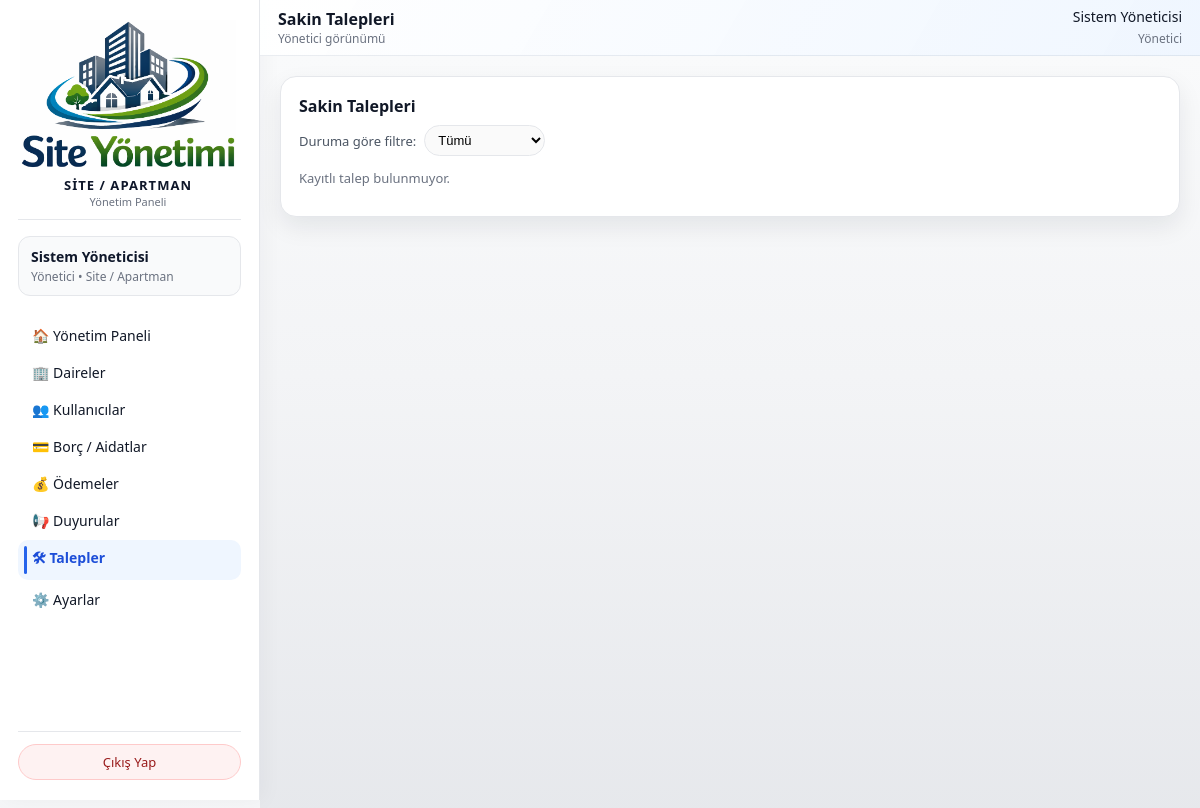
The page /admin/tickets (signed in) on the database as committed earlier.
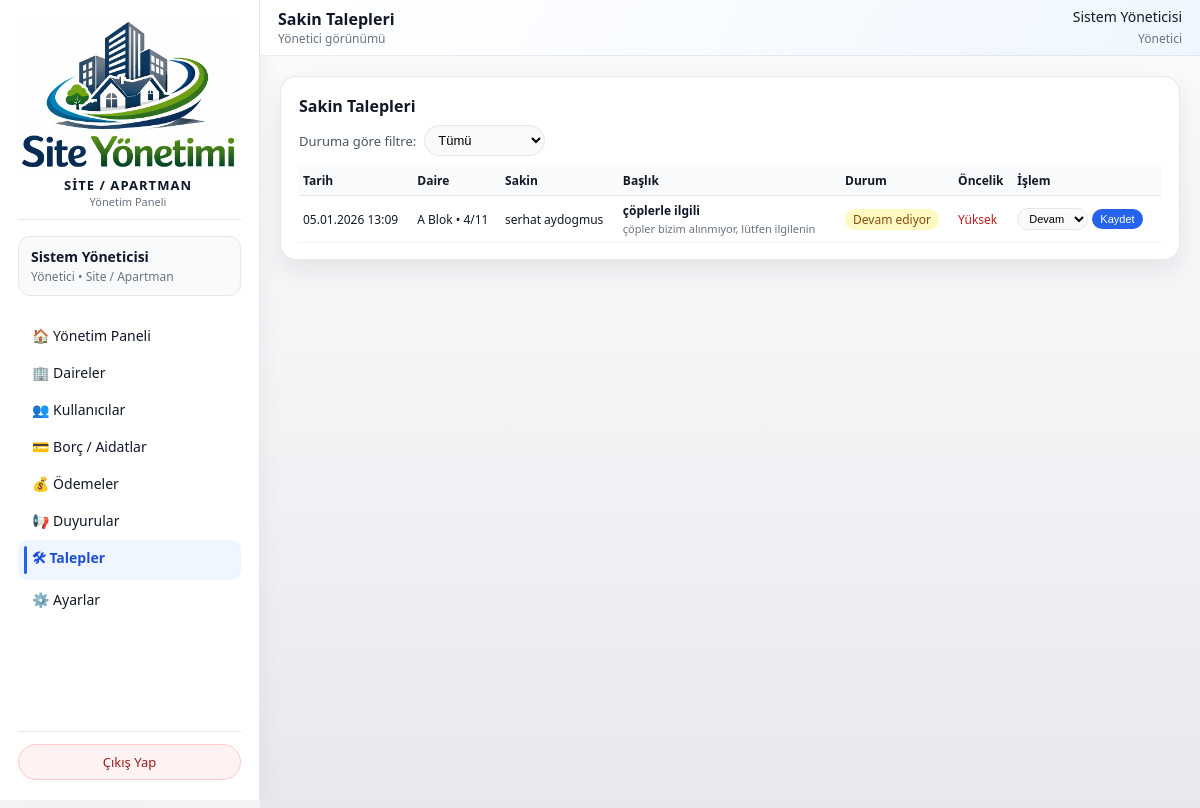
The same page on the database as committed later.
### models/user_model.py (models this page shows, shortened)
class User(db.Model):
    __tablename__ = "users"
    id = db.Column(db.Integer, primary_key=True)
    name = db.Column(db.String(120), nullable=False)
    email = db.Column(db.String(120), unique=True, nullable=False, index=True)
    phone = db.Column(db.String(32), nullable=True)
    password_hash = db.Column(db.String(255), nullable=False)
    role = db.Column(db.String(20), nullable=False, default="resident")
    apartment_id = db.Column(
        db.Integer,
        db.ForeignKey("apartments.id"),
        nullable=True,
    )
    is_active = db.Column(db.Boolean, default=True, nullable=False)

### models/ticket_model.py (models this page shows, shortened)
class Ticket(db.Model):
    __tablename__ = "tickets"
    id = db.Column(db.Integer, primary_key=True)
    apartment_id = db.Column(db.Integer, db.ForeignKey("apartments.id"), nullable=False)
    user_id = db.Column(db.Integer, db.ForeignKey("users.id"), nullable=False)
    title = db.Column(db.String(200), nullable=False)
    description = db.Column(db.Text, nullable=False)
    status = db.Column(db.String(20), nullable=False, default="open")
    priority = db.Column(db.String(20), nullable=False, default="normal")
    created_at = db.Column(db.DateTime, default=datetime.utcnow)
    updated_at = db.Column(
        db.DateTime, default=datetime.utcnow, onupdate=datetime.utcnow
    )
    closed_at = db.Column(db.DateTime, nullable=True)
    user = db.relationship("User", backref="tickets", lazy=True)

### models/apartment_model.py (models this page shows, shortened)
class Apartment(db.Model):
    __tablename__ = "apartments"
    id = db.Column(db.Integer, primary_key=True)
    block = db.Column(db.String(50), nullable=False)
    floor = db.Column(db.String(20), nullable=False)
    number = db.Column(db.String(20), nullable=False)
    area_m2 = db.Column(db.Float, nullable=True)
    owner_name = db.Column(db.String(120))
    owner_phone = db.Column(db.String(32))
    notes = db.Column(db.Text)
    users = db.relationship("User", backref="apartment", lazy="dynamic")
    bills = db.relationship("Bill", backref="apartment", lazy="dynamic")
    payments = db.relationship("Payment", backref="apartment", lazy="dynamic")
    tickets = db.relationship("Ticket", backref="apartment", lazy="dynamic")

### routes/admin_routes.py (the view)
@admin_bp.route("/tickets", methods=["GET"])
@admin_required
def manage_tickets():
    status_filter = (request.args.get("status") or "all").strip()
    tickets = []
    try:
        q = (
            db.session.query(Ticket, Apartment, User)
            .outerjoin(Apartment, Ticket.apartment_id == Apartment.id)
            .outerjoin(User, Ticket.user_id == User.id)
        )
        if status_filter in ("open", "in_progress", "closed"):
            q = q.filter(Ticket.status == status_filter)
        tickets = q.order_by(Ticket.created_at.desc()).all()
    except SQLAlchemyError as exc:
        current_app.logger.exception("Talep listesi alınamadı: %s", exc)
        flash("Talep listesi alınırken bir hata oluştu.", "error")
    return render_template(
        "admin/talepler.html",
        tickets=tickets,
        status_filter=status_filter,
    )

### routes/admin_routes.py (called while the page is built)
def admin_required(view_func):
    @wraps(view_func)
    def wrapped_view(*args, **kwargs):
        user_id = session.get("user_id")
        role = session.get("user_role")
        if not user_id:
            flash("Devam etmek için lütfen giriş yapın.", "info")
            return redirect(url_for("auth.login"))
        if role != "admin":
            flash("Bu alana sadece yönetici kullanıcılar erişebilir.", "error")
            return redirect(url_for("index"))
        return view_func(*args, **kwargs)
    return wrapped_view

def get_site_display_name() -> str:
    default_name = "Site / Apartman"
    try:
        settings = SystemSetting.get_singleton()
        if settings and getattr(settings, "site_name", None):
            name = (settings.site_name or "").strip()
            if name:
                return name
    except SQLAlchemyError as exc:
        current_app.logger.exception("Site adı okunamadı: %s", exc)
    return default_name

@admin_bp.app_context_processor
def inject_site_name():
    name = session.get("site_name")
    if not name:
        name = get_site_display_name()  # DB'den oku (SystemSetting)
        session["site_name"] = name
    return {"current_site_name": name}

### templates/admin/talepler.html (shortened to what this page needs)
{% extends "base.html" %}
{% block topbar_title %}Sakin Talepleri{% endblock %}
{% block content %}
<div class="card">
  <h2 style="font-size:16px; margin-bottom:8px;">Sakin Talepleri</h2>
  <form method="get" style="margin-bottom:10px; display:flex; flex-wrap:wrap; gap:8px; align-items:center;">
    <label for="status" style="font-size:13px; color:#4b5563;">Duruma göre filtre:</label>
    <select
      id="status"
      name="status"
      onchange="this.form.submit()"
      style="padding:6px 9px; border-radius:999px; border:1px solid #e5e7eb; font-size:13px;">
      <option value="all" {% if status_filter == 'all' %}selected{% endif %}>Tümü</option>
    </select>
  </form>
  {% if tickets %}
    <div style="width:100%; overflow-x:auto;">
      <table style="width:100%; border-collapse:collapse; font-size:12px;">
        <thead>
          <tr style="background:#f9fafb; border-bottom:1px solid #e5e7eb;">
            <th style="text-align:left; padding:6px 4px;">Tarih</th>
            <th style="text-align:left; padding:6px 4px;">Daire</th>
            <th style="text-align:left; padding:6px 4px;">Sakin</th>
            <th style="text-align:left; padding:6px 4px;">Başlık</th>
            <th style="text-align:left; padding:6px 4px;">Durum</th>
            <th style="text-align:left; padding:6px 4px;">Öncelik</th>
            <th style="text-align:left; padding:6px 4px;">İşlem</th>
          </tr>
        </thead>
        <tbody>
          {% for t, apt, u in tickets %}
            <tr style="border-bottom:1px solid #f3f4f6;">
              <td style="padding:6px 4px; white-space:nowrap;">
                {% if t.created_at %}
                  {{ t.created_at.strftime('%d.%m.%Y %H:%M') }}
                {% else %}
                  -
                {% endif %}
              </td>
              <td style="padding:6px 4px; white-space:nowrap;">
                {% if apt %}
                  {{ apt.block }} Blok • {{ apt.floor }}/{{ apt.number }}
                {% else %}
                  <span style="color:#9ca3af;">Belirtilmemiş</span>
                {% endif %}
              </td>
              <td style="padding:6px 4px; white-space:nowrap;">
                {% if u %}
                  {{ u.name }}
                {% else %}
                  <span style="color:#9ca3af;">-</span>
                {% endif %}
              </td>
              <td style="padding:6px 4px; max-width:260px;">
                <div style="font-weight:600; margin-bottom:2px;">
                  {{ t.title }}
                </div>
                <div style="font-size:11px; color:#6b7280; max-width:260px; white-space:nowrap; overflow:hidden; text-overflow:ellipsis;">
                  {{ t.description }}
                </div>
              </td>
              <td style="padding:6px 4px; white-space:nowrap;">
                {% if t.status == 'closed' %}
                  <span style="padding:2px 8px; border-radius:999px; background:#dcfce7; color:#15803d;">Kapalı</span>
                {% elif t.status == 'in_progress' %}
                  <span style="padding:2px 8px; border-radius:999px; background:#fef9c3; color:#854d0e;">Devam ediyor</span>
                {% else %}
                  <span style="padding:2px 8px; border-radius:999px; background:#fee2e2; color:#b91c1c;">Açık</span>
                {% endif %}
              </td>
              <td style="padding:6px 4px; white-space:nowrap;">
                {% if t.priority == 'high' %}
                  <span style="color:#b91c1c;">Yüksek</span>
                {% elif t.priority == 'low' %}
                  <span style="color:#15803d;">Düşük</span>
                {% else %}
                  Normal
                {% endif %}
              </td>
              <td style="padding:6px 4px; white-space:nowrap;">
                <form method="post"
                      action="{{ url_for('admin.update_ticket_status', ticket_id=t.id, status=status_filter) }}"
                      style="display:inline-flex; gap:4px; align-items:center;">
                  <select name="status"
                          style="padding:3px 7px; border-radius:999px; border:1px solid #e5e7eb; font-size:11px;">
                    <option value="in_progress" {% if t.status == 'in_progress' %}selected{% endif %}>Devam</option>
                  </select>
                  <button type="submit"
                          style="padding:4px 8px; border-radius:999px; border:none; background:#2563eb; color:white; font-size:11px; cursor:pointer;">
                    Kaydet
                  </button>
                </form>
              </td>
            </tr>
          {% endfor %}
        </tbody>
      </table>
    </div>
  {% else %}
    <p style="font-size:13px; color:#6b7280;">
      Kayıtlı talep bulunmuyor.
    </p>
  {% endif %}
</div>
{% endblock %}

### templates/base.html (shortened to what this page needs)
<!doctype html>
<html lang="tr">
<head>
  <link rel="stylesheet" href="{{ url_for('static', filename='css/app.css') }}">
</head>
<body class="{% block body_class %}{% endblock %}">
<div class="layout">
  <aside class="sidebar" id="sidebar">
{% set site_name = current_site_name if current_site_name is defined and current_site_name else 'QR Site Yönetim' %}
<div class="sidebar__header">
  <div class="sidebar__logo-wrapper">
    <img
      src="{{ url_for('static', filename='logo1.png') }}"
      alt="Logo"
      class="sidebar__logo-img"
      style="width:220px; height:150px; object-fit:contain;"
    >
    <div class="sidebar__brand-block">
      <div class="sidebar__brand-title">
        {{ current_site_name }}
      </div>
      <div class="sidebar__brand-subtitle">
        Yönetim Paneli
      </div>
    </div>
  </div>
</div>
    <div class="sidebar__user">
      {% set user_name = session.get("user_name") %}
      {% set user_role = session.get("user_role") %}
      {% set site_name = session.get("site_name", "Site / Apartman") %}
      <div class="sidebar__user-name">
        {% if user_name %}
          {{ user_name }}
        {% else %}
          Giriş Yapıldı
        {% endif %}
      </div>
      <div class="sidebar__user-role">
        {% if user_role == "admin" %}
          Yönetici • {{ site_name }}
        {% elif user_role == "resident" %}
          Sakin • {{ site_name }}
        {% else %}
          {{ site_name }}
        {% endif %}
      </div>
    </div>
    <nav class="sidebar__nav">
      {% set endpoint = request.endpoint or "" %}
      {% if user_role == "admin" %}
        <a href="{{ url_for('admin.dashboard') }}"
           class="sidebar__link {% if endpoint == 'admin.dashboard' %}sidebar__link--active{% endif %}">
          🏠 Yönetim Paneli
        </a>
        <a href="{{ url_for('admin.manage_apartments') }}"
           class="sidebar__link {% if endpoint == 'admin.manage_apartments' %}sidebar__link--active{% endif %}">
          🏢 Daireler
        </a>
        <a href="{{ url_for('admin.manage_users') }}"
           class="sidebar__link {% if endpoint == 'admin.manage_users' %}sidebar__link--active{% endif %}">
          👥 Kullanıcılar
        </a>
        <a href="{{ url_for('admin.manage_bills') }}"
           class="sidebar__link {% if endpoint == 'admin.manage_bills' or endpoint == 'admin.dues_summary' %}sidebar__link--active{% endif %}">
          💳 Borç / Aidatlar
        </a>
        <a href="{{ url_for('admin.manage_payments') }}"
           class="sidebar__link {% if endpoint == 'admin.manage_payments' %}sidebar__link--active{% endif %}">
          💰 Ödemeler
        </a>
        <a href="{{ url_for('admin.manage_announcements') }}"
           class="sidebar__link {% if endpoint == 'admin.manage_announcements' %}sidebar__link--active{% endif %}">
          📢 Duyurular
        </a>
        <a href="{{ url_for('admin.manage_tickets') }}"
           class="sidebar__link {% if endpoint == 'admin.manage_tickets' %}sidebar__link--active{% endif %}">
          🛠 Talepler
        </a>
        <a href="{{ url_for('admin.settings') }}"
           class="sidebar__link {% if endpoint == 'admin.settings' %}sidebar__link--active{% endif %}">
          ⚙️ Ayarlar
        </a>
      {% else %}
        <a href="{{ url_for('admin.dashboard') }}"
           class="sidebar__link {% if endpoint == 'admin.dashboard' %}sidebar__link--active{% endif %}">
          🏠 Panel
        </a>
      {% endif %}
    </nav>
    <div class="sidebar__footer">
      <a href="{{ url_for('auth.logout') }}" class="sidebar__logout-btn">
        Çıkış Yap
      </a>
    </div>
  </aside>
  <div class="main">
    <header class="topbar">
      <div>
        <div class="topbar__title">
          {% block topbar_title %}Yönetim Paneli{% endblock %}
        </div>
        <div class="topbar__subtitle">
          {% if user_role == "admin" %}
            Yönetici görünümü
          {% elif user_role == "resident" %}
            Sakin görünümü
          {% else %}
            Apartman / Site yönetim sistemi
          {% endif %}
        </div>
      </div>
      <div class="topbar__user">
        {% if user_name %}
          <span class="topbar__user-name">{{ user_name }}</span>
        {% endif %}
        {% if user_role %}
          <span class="topbar__user-role">
            {% if user_role == "admin" %}Yönetici{% elif user_role == "resident" %}Sakin{% endif %}
          </span>
        {% endif %}
      </div>
    </header>
    <main class="content">
      {% block content %}{% endblock %}
    </main>
  </div>
</div>
</body>
</html>

Rows that differ between the two databases and show on the page:
added Ticket: created_at "05.01.2026 13:09", block "A", floor "4", number "11", name "serhat aydogmus", title "çöplerle ilgili", description "çöpler bizim alınmıyor, lütfen ilgilenin", shows "Devam ediyor", priority "Yüksek", status "Devam"
Other text that changed with them:
text no longer shown: "Kayıtlı talep bulunmuyor."
text now shown: "Tarih Daire Sakin Başlık Durum Öncelik İşlem"
